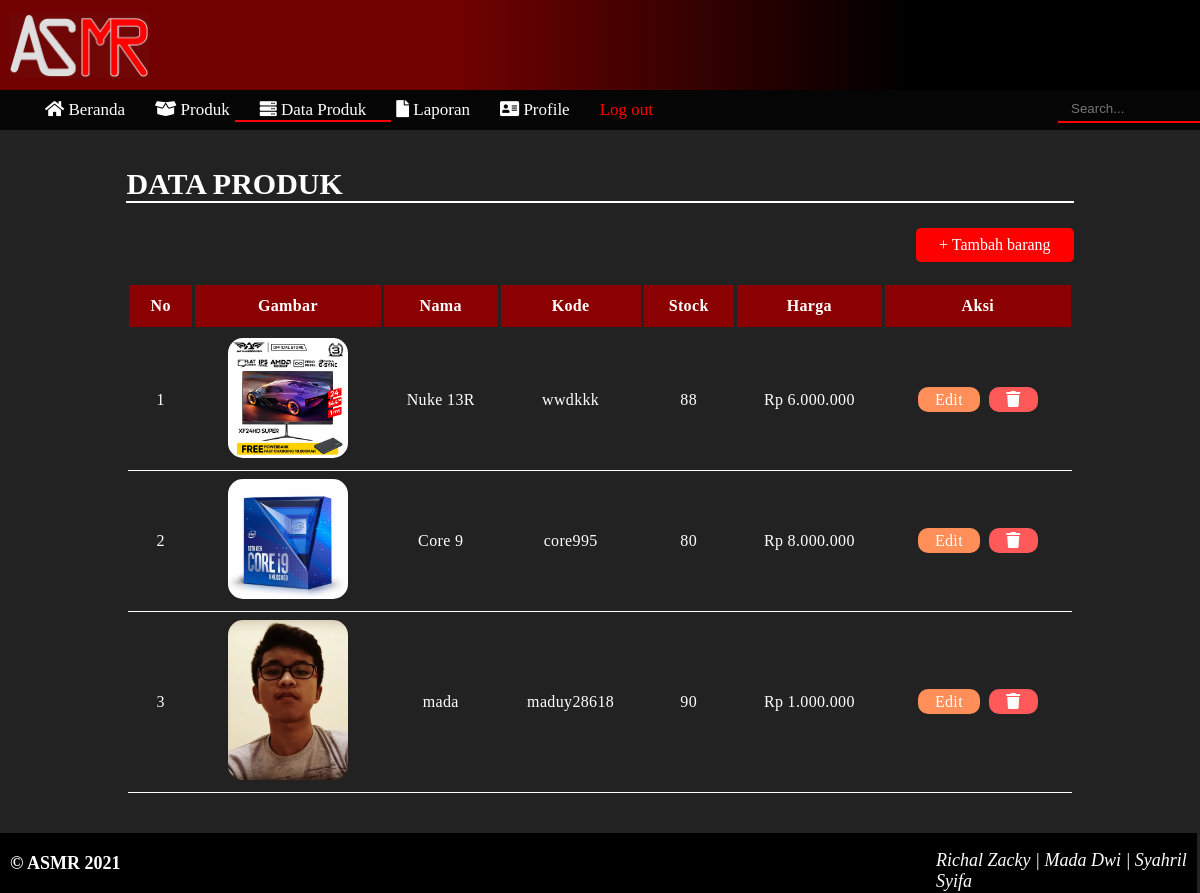
Page /data/index.php on the committed database.
### tables this page shows
CREATE TABLE `data` (
  `id` int(11) NOT NULL,
  `name` varchar(200) NOT NULL,
  `code` varchar(200) NOT NULL,
  `stock` int(255) NOT NULL,
  `price` int(255) NOT NULL,
  `gambar` varchar(255) NOT NULL
);

### functions/connect.php (called while the page is built, shortened)
<?php
function rupiah($angka)
{
	$hasil = "Rp " . number_format($angka, 0, ',', '.');
	return $hasil;
}

### data/index.php (the view, shortened to what this page needs)
<?php
require '../functions/connect.php';
$data = mysqli_query($connect, 'SELECT * FROM data');
?>
<!DOCTYPE html>
<html>
<head>
    <link rel="stylesheet" type="text/css" href="https://cdnjs.cloudflare.com/ajax/libs/font-awesome/5.15.3/css/all.min.css">
    <link rel="stylesheet" type="text/css" href="data.css">
</head>
<body>
    <header>
        <img src="../gambar2/asmr.png">
    </header>
    <article>
        <div class="menu">
            <span>
                <ul id="menu1">
                    <li><a href="../home/"><i class="fas fa-home" style="color: white;"></i>&nbsp;Beranda</a></li>
                    <li><a href="../produk/"><i class="fas fa-box-open" style="color: white;"></i>&nbsp;Produk</a></li>
                    <li class="active"><a href="../data/"><i class="fas fa-server" style="color: white;"></i>&nbsp;Data Produk</a></li>
                    <li><a href="../laporan/"><i class="fas fa-file" style="color: white;"></i>&nbsp;Laporan</a></li>
                    <li><a href="../profile/"><i class="fas fa-address-card" style="color: white;"></i>&nbsp;Profile</a></li>
                    <li><a href="../logout/" class="logout" onclick="return confirm('Yakin ingin keluar ?')">Log out</a></li>
                </ul>
            </span>
            <form method="post" action="">
                <input class="search" type="text" placeholder="Search..." name="keyword">
            </form>
        </div>
        <br><br><br>
        <div class="header">
            <h2>DATA PRODUK</h2>
            <a class="tombol" href="../tambah/">+ Tambah barang</a>
        </div>
        <div class="table-container">
            <table class="table">
                <thead>
                    <tr>
                        <th>No</th>
                        <th>Gambar</th>
                        <th>Nama</th>
                        <th>Kode</th>
                        <th>Stock</th>
                        <th>Harga</th>
                        <th>Aksi</th>
                    </tr>
                </thead>
                <tbody>
                    <?php $i = 1; ?>
                    <?php foreach ($data as $adm) { ?>
                        <tr>
                            <td data-label="No"><?= $i; ?></td>
                            <td data-label="gambar">
                                <img src="../gambar/<?= $adm["gambar"]; ?>" alt="<?= $adm["name"]; ?>">
                            </td>
                            <td data-label="name"><?= $adm["name"]; ?></td>
                            <td data-label="code"><?= $adm["code"]; ?></td>
                            <td data-label="stock"><?= $adm["stock"]; ?></td>
                            <td data-label="price"><?= rupiah($adm["price"]); ?></td>
                            <td data-label="aksi">
                                <a class="tombol-edit" href="../edit/?id=<?= $adm["id"]; ?>">Edit</a>
                                <a class="tombol-baru" href="../hapus/?id=<?= $adm["id"]; ?>" onclick="return confirm('Yakin data produk akan dihapus ?')"><i class="fas fa-trash" style="color: white;"></i></a>
                            </td>
                        </tr>
                        <?php $i++; ?>
                    <?php } ?>
                </tbody>
            </table>
        </div>
    </article>
    <footer>
        <h3>&copy; ASMR
        </h3>
        <h4><i>Richal Zacky | Mada Dwi | Syahril Syifa</i></h4>
    </footer>
</body>
</html>

### data/data.css (style rules this page uses)
body { font-family: calibri; background-color: #232222; }
header { width: 1366px; height: 90px; margin-left: -8px; margin-top: -8px; background-image: linear-gradient(to right, #710101, #710101, black, black); position: fixed; }
header img { width: 140px; height: auto; margin-top: 13px; margin-left: 9px; }
.menu { width: 1366px; height: 40px; margin-left: -8px; margin-top: 82px; background-color: rgb(0, 0, 0, 85%); position: fixed; }
i { color: black; }
form { width: 300px; margin-top: -20px; margin-left: 1060px; }
.search { padding: 5px 13px; background: none; border: none; color: white; border-bottom: 2px solid red; margin-top: 10px; margin-left: -2px; outline: none; }
.menu li a { display: inline-block; color: white; font-size: 17px; font-family: calibri; text-decoration: none; }
.menu li { margin-top: -6px; margin-left: -20px; padding: 0px 25px; float: left; list-style-type: none; }
.menu .active { border-bottom: 2px solid red; width: auto; }
.menu .logout { color: red; }
.header { margin: 80px auto 50px; width: 80%; }
.header h2 { float: left; color: #fff; font-size: 30px; border-bottom: 2px solid #fff; width: 100%; }
.header .tombol { float: right; background: red; color: #fff; padding: 5px 20px; border-radius: 5px; transition: .2s ease; border: 3px solid transparent; text-decoration: none; margin-top: 0px; margin-bottom: 20px; }
.table-container { margin: 50px auto 0; width: 80%; text-decoration: none; }
.table-container .table { width: 100%; border-collapse: collapse; }
.table-container .table thead { background-color: darkred; }
.table-container .table thead tr th { vertical-align: middle; font-size: 16px; font-weight: 600; letter-spacing: 0.35px; color: #fff; opacity: 1; padding: 12px; vertical-align: top; border: 3px solid #232222; }
.table-container .table tbody tr td { font-size: 16px; letter-spacing: 0.35px; font-weight: normal; color: #fff; padding: 8px; text-align: center; border-bottom: 1px solid #fff; }
.table-container .table tbody tr td img { width: 120px; border-radius: 15px; }
.table-container .table tbody tr td .tombol-edit { background-color: #ff8e59; color: #fff; padding: 2px 15px; border-radius: 10px; -webkit-transition: .2s ease; transition: .2s ease; border: 2px solid transparent; margin-right: 5px; text-decoration: none; }
.table-container .table tbody tr td .tombol-baru { padding: 2px 15px; border-radius: 10px; -webkit-transition: .2s ease; transition: .2s ease; border: 2px solid transparent; background-color: #ff5959; font-size: 16px; cursor: pointer; text-decoration: none; }
footer { background-color: black; width: 101.1%; height: 60px; margin-left: -8px; margin-top: 40px; margin-bottom: -8px; }
footer h3 { color: white; font-size: 18px; margin-top: -0px; padding-top: 20px; padding-left: 10px; width: 99.3%; }
footer h4 i { font-weight: normal; color: white; font-size: 18px; margin-top: -45px; margin-left: 78%; position: absolute; }

### rows in the picture
data: gambar (picture), name "Nuke 13R", code "wwdkkk", stock "88", price "Rp 6.000.000"
data: gambar (picture), name "Core 9", code "core995", stock "80", price "Rp 8.000.000"
data: gambar (picture), name "mada", code "maduy28618", stock "90", price "Rp 1.000.000"
